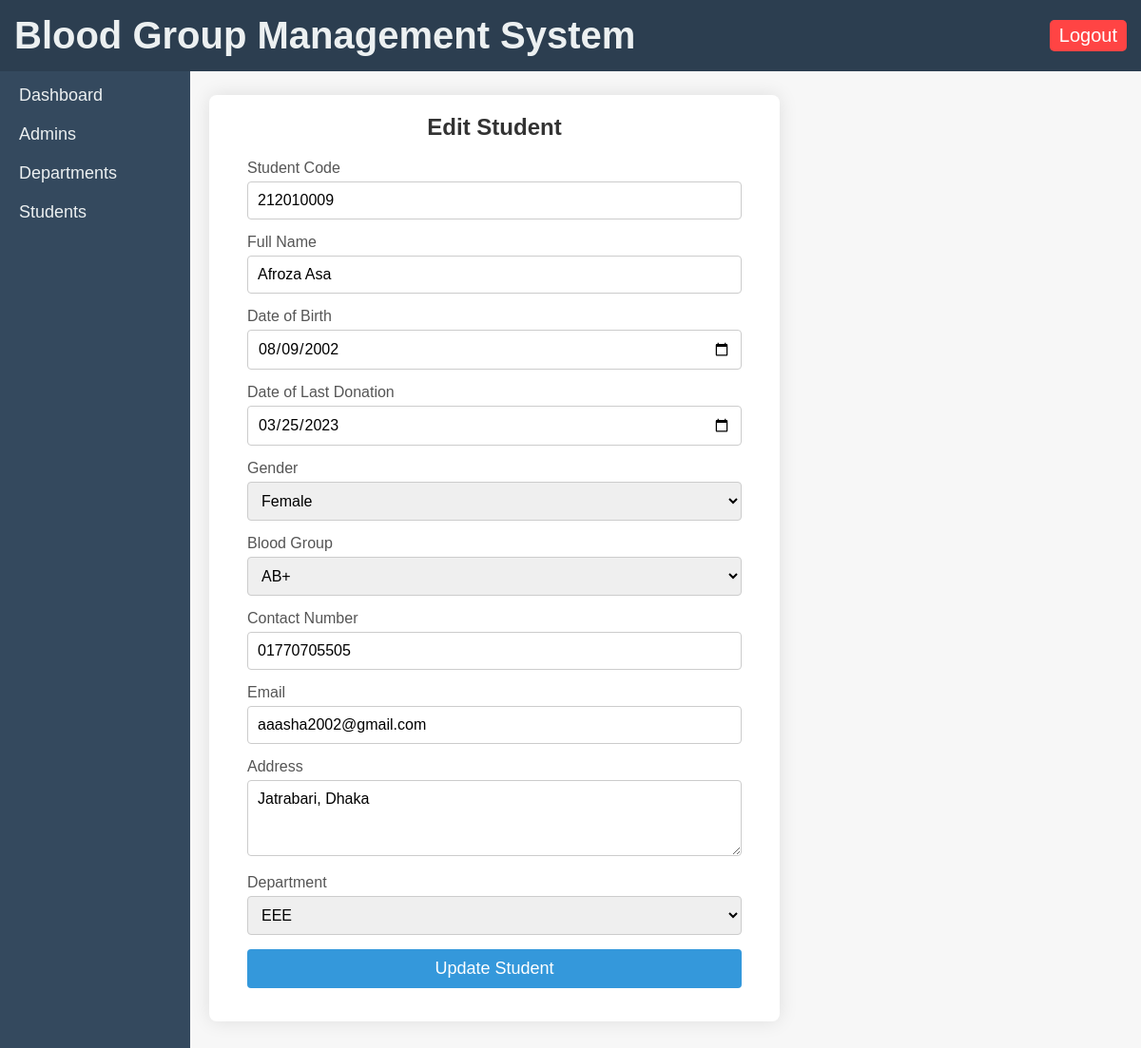
The page /admin/student_edit.php?id=1 (signed in) on the database its author committed.
### tables this page shows
CREATE TABLE `students` (
  `student_id` int(11) NOT NULL,
  `student_code` varchar(40) DEFAULT NULL,
  `full_name` varchar(200) DEFAULT NULL,
  `date_of_birth` date DEFAULT NULL,
  `date_of_last_donation` date DEFAULT NULL,
  `gender` varchar(20) DEFAULT NULL,
  `blood_group` varchar(3) DEFAULT NULL,
  `contact_number` varchar(15) DEFAULT NULL,
  `email` varchar(100) DEFAULT NULL,
  `address` text DEFAULT NULL,
  `department_id` int(11) DEFAULT NULL,
  `created_at` timestamp NOT NULL DEFAULT current_timestamp(),
  `updated_at` timestamp NOT NULL DEFAULT current_timestamp()
);

CREATE TABLE `departments` (
  `department_id` int(11) NOT NULL,
  `department_name` varchar(100) DEFAULT NULL,
  `created_at` timestamp NOT NULL DEFAULT current_timestamp(),
  `updated_at` timestamp NOT NULL DEFAULT current_timestamp()
);

### admin/student_edit.php (the view, shortened to what this page needs)
<?php
include('layout/topbar.php');
if (isset($_GET['id'])) {
    $student_id = $_GET['id'];
    $sql = "SELECT * FROM students WHERE student_id = '$student_id'";
    $result = $conn->query($sql);
    if ($result->num_rows > 0) {
        $student = $result->fetch_assoc();
    } else {
        echo "Student not found.";
        exit;
    }
} else {
    echo "Invalid request.";
    exit;
}
$dept_sql = "SELECT department_id, department_name FROM departments";
$dept_result = $conn->query($dept_sql);
?>
<div class="form-container">
    <h2>Edit Student</h2>
    <form action="" method="POST">
        <div class="input-group">
            <label for="student_code">Student Code</label>
            <input type="text" id="student_code" name="student_code" value="<?php echo $student['student_code']; ?>" required>
        </div>
        <div class="input-group">
            <label for="full_name">Full Name</label>
            <input type="text" id="full_name" name="full_name" value="<?php echo $student['full_name']; ?>" required>
        </div>
        <div class="input-group">
            <label for="date_of_birth">Date of Birth</label>
            <input type="date" id="date_of_birth" name="date_of_birth" value="<?php echo $student['date_of_birth']; ?>" required>
        </div>
        <div class="input-group">
            <label for="date_of_last_donation">Date of Last Donation</label>
            <input type="date" id="date_of_last_donation" name="date_of_last_donation" value="<?php echo $student['date_of_last_donation']; ?>" required>
        </div>
        <div class="input-group">
            <label for="gender">Gender</label>
            <select id="gender" name="gender" required>
                <option value="Female" <?php if ($student['gender'] == 'Female') echo 'selected'; ?>>Female</option>
            </select>
        </div>
        <div class="input-group">
            <label for="blood_group">Blood Group</label>
            <select id="blood_group" name="blood_group" required>
                <?php
                $blood_groups = ['A+', 'A-', 'B+', 'B-', 'AB+', 'AB-', 'O+', 'O-'];
                foreach ($blood_groups as $group) { ?>
                    <option value="<?php echo $group; ?>" <?php echo (!empty($student['blood_group']) && $student['blood_group'] == $group) ? 'selected' : ''; ?>>
                        <?php echo htmlspecialchars($group); ?>
                    </option>
                <?php } ?>
            </select>
        </div>
        <div class="input-group">
            <label for="contact_number">Contact Number</label>
            <input type="tel" id="contact_number" name="contact_number" value="<?php echo $student['contact_number']; ?>" required>
        </div>
        <div class="input-group">
            <label for="email">Email</label>
            <input type="email" id="email" name="email" value="<?php echo $student['email']; ?>" required>
        </div>
        <div class="input-group">
            <label for="address">Address</label>
            <textarea id="address" name="address" required><?php echo $student['address']; ?></textarea>
        </div>
        <div class="input-group">
            <label for="department_id">Department</label>
            <select id="department_id" name="department_id" required>
                <?php while ($dept = $dept_result->fetch_assoc()) { ?>
                    <option value="<?php echo $dept['department_id']; ?>" <?php if ($dept['department_id'] == $student['department_id']) echo 'selected'; ?>><?php echo $dept['department_name']; ?></option>
                <?php } ?>
            </select>
        </div>
        <div class="input-group">
            <button type="submit">Update Student</button>
        </div>
    </form>
</div>
<?php include('layout/bottom.php'); ?>

### admin/css/styles.css (style rules this page uses)
* { margin: 0; padding: 0; box-sizing: border-box; font-family: Arial, sans-serif; }
body { background-color: #f7f7f7; display: flex; min-height: 100vh; flex-direction: column; }
.form-container { background-color: #fff; padding: 20px 40px; border-radius: 8px; box-shadow: 0 0 20px rgba(0, 0, 0, 0.1); width: 100%; max-width: 600px; margin-bottom: 20px; margin-top: 20px; }
.form-container h2 { margin-bottom: 20px; color: #333; text-align: center; }
.input-group { margin-bottom: 15px; text-align: left; }
.input-group label { display: block; margin-bottom: 5px; color: #555; }
.input-group input, .input-group select, .input-group textarea { width: 100%; padding: 10px; border: 1px solid #ccc; border-radius: 4px; font-size: 16px; }
.input-group textarea { resize: vertical; min-height: 80px; }
.input-group button { width: 100%; padding: 10px; background-color: #3498db; color: #fff; border: none; border-radius: 4px; font-size: 18px; cursor: pointer; transition: background-color 0.3s; }

### rows shown on the page
students: student_code "212010009", full_name "Afroza Asa", date_of_birth "08/09/2002", date_of_last_donation "03/25/2023", gender "Female", blood_group "AB+", contact_number "01770705505", email "aaasha2002@gmail.com", address "Jatrabari, Dhaka", department_id "EEE"
